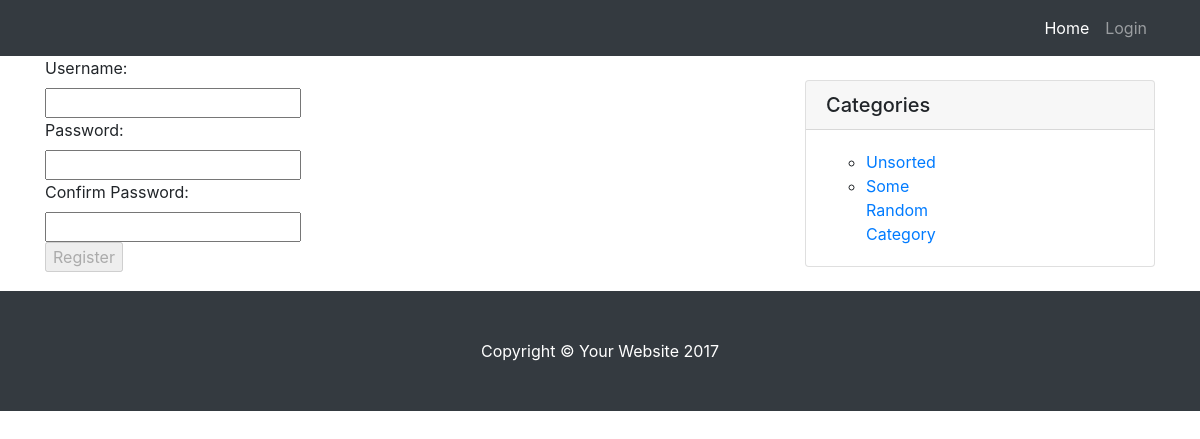
Page /register/ on the earlier database version.
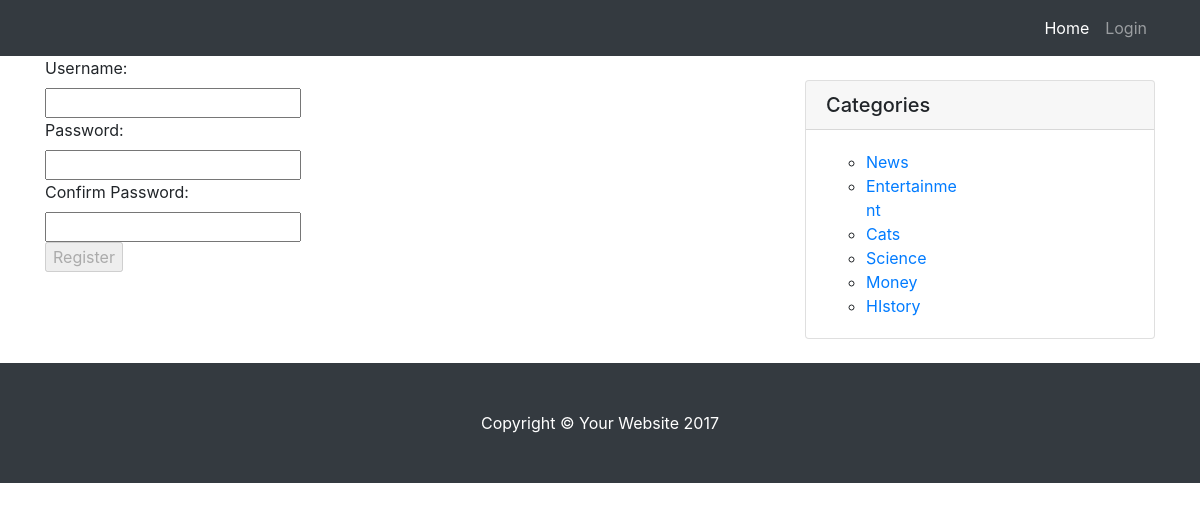
Same page on the later database version.
### blog/models.py (models this page shows, shortened)
class Category(models.Model):
    name = models.CharField(max_length=50)
    slug = models.SlugField(blank=True, null=True, unique=True)
    class Meta:
        verbose_name_plural = 'Categories'

### blog/views.py (the view)
# urls.py: path('register/', b_views.register, name='register'),
def register(request):
    if request.method == 'POST':
        user = User()
        user.username = request.POST.get('username')
        user.set_password(request.POST.get('password'))
        user.save()
        return HttpResponseRedirect('/')
    return render(request, 'blog/register.html', {})

### blog/templatetags/blog_tags.py (called while the page is built)
@register.simple_tag
def category_list():
    cat = Category.objects.all()
    html = render_to_string('blog/_category_list.html', {'cat': cat})
    return mark_safe(html)

### blog/templates/blog/register.html (shortened to what this page needs)
{% extends 'base.html' %}
{% block content %}
    <div class="row">
        <div class="col-lg-8">
            <form action="{% url 'register' %}" method="post" enctype="multipart/form-data">
                <label for="username">Username:</label><br>
                <input type="text" name="username" id="username">
                <br>
                <label for="password">Password:</label><br>
                <input type="password" name="password" id="password">
                <br>
                <label for="passwordConfirm">Confirm Password:</label><br>
                <input type="password" name="passwordConfirm" id="passwordConfirm">
                <br>
                <input type="submit" value="Register" id="subBtn" disabled>
            </form>
        </div>
        {% include '_side_bar.html' %}
    </div>
{% endblock %}

### blog/templates/blog/_category_list.html
<ul>
    {% for c in cat %}
        <li>
            <a href="{% url 'category_list' c.slug %}">{{ c.name }}</a>
        </li>
    {% endfor %}
</ul>

Differences in the rows shown:
removed Category: name "Unsorted"
removed Category: name "Some Random Category"
added Category: name "News"
added Category: name "Entertainment"
added Category: name "Cats"
added Category: name "Science"
added Category: name "Money"
added Category: name "HIstory"
